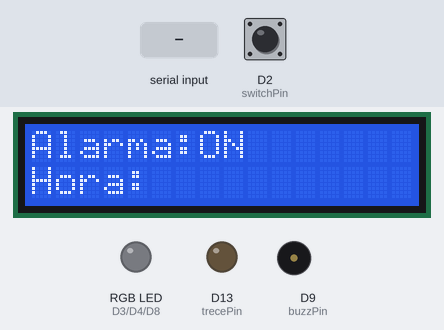
A sketch run on a simulated Arduino MKR. Parts: 16×2 character LCD, an RGB LED mixed from three pins (HIGH = lit), output pins drawn as LEDs (lit = HIGH), buzzer (waves = sounding, pin HIGH). The inputs (shaded band) are chosen by the test bench; at power-on: D2 (switchPin) HIGH. WiFi joins after 1.5 s; servers stay silent unless stated; what the sketch prints to the serial monitor is not drawn.

Above: at 0.8 s.
0.9 s: D2 (switchPin) pulled LOW for 0.15 s
5.5 s: "30/150\n" received over Serial
At 28.8 s:
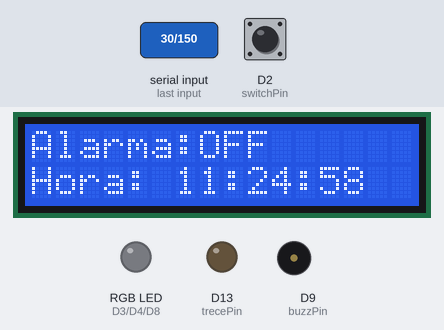
At 30.25 s:
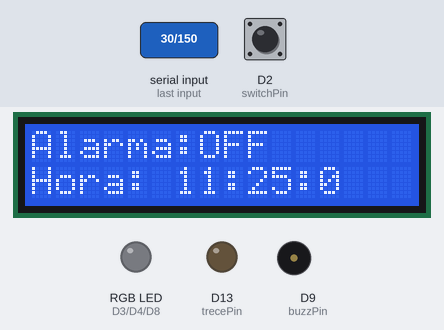
Timing chart, 0 to 30.5 s (numbered marks = the images above; inputs shaded):
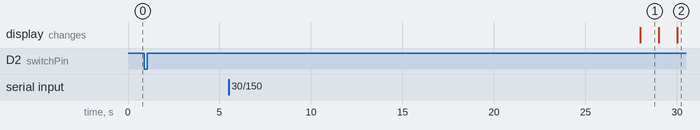

Measured:
- after the input at 5.5 s, the display: changes after 22.5 s (image 1)

The sketch:

alarm_clock_analogico_Unialarma.ino.ino
```cpp
/*
  Funciona con:
  - Pines A0-A5 para LCD
  - Nuevos pines para LED RGB y buzzer
  - Solo una alarma que se repite a diario
  - la librería TimeAlarms solo tiene 6 alarmas
  - Actualiza fecha y hora en Internet
*/

//===== Libraries included ======================================
#include <Time.h>
#include <TimeAlarms.h>
#include <StopWatch.h>
#include <LiquidCrystal.h>
#include <SPI.h>
#include <WiFi101.h>
#include <WiFiUdp.h>
//**************** Predsefined constants  *********************
//................  LED(RGB) pins ..............................
const int redPin = 3;
const int greenPin = 4;
const int bluePin = 8;
//..................  Pin 13 .....................................
const int trecePin = 13;
// ...............  buzzer & switchPin ...................................
const int buzzPin = 9;
const int switchPin = 2;
// -----------------  duty cycle --------------------------------
const int redInt = 254;
const int greenInt = 127;
const int blueInt = 254;
//-------------------  time  ---------------------------------
long unsigned intervalo = 1000;
//*****************  selectable variables *********************
//==================== Variables ===============================
//---------------  date & time -------------------------------
String hh = "";
String mm = "";

// ---------------- working days alarms -----------------------
int alarmHora;
int alarmMinuto;
const int alarmSegundo = 10;
int k = 0;
// -------------   alarms ID ----------------------------------
AlarmId AlDay;
AlarmId syncAviso;
//------------ alarms state -------------------------------------
int alarmIdState;
int volatile alarmEnabled;
//------------------- other time related variables------------------
long unsigned currentMillis;
long unsigned previousMillis;
//------------------ debounce ----------------------------------
long debouncing_time = 15; //Debouncing Time in Milliseconds
volatile unsigned long last_micros;
//--------------  auxiliary -------------------------------------
char c;
String instruct = "";
String input = "";
int primerNumero = 0;
String respuesta = "";
boolean finAjuste = false;
int flag;
String serialData = "";

//--------------  LCD variables  -------------------
//constants for the number of rows and columns in the LCD
const int numRows = 2;
const int numCols = 16;
int count;
// initialize the library with the numbers of the interface pins
LiquidCrystal lcd(A5, A4, A3, A2, A1, A0);
//-------------  object creation   ------------------------------
StopWatch reloj(StopWatch::SECONDS);
//------------  WiFi & Networks ----------------------------
String ssid = "";
String pass = "";
int status = WL_IDLE_STATUS;
int keyIndex = 0;            // your network key Index number (needed only for WEP)
unsigned int localPort = 2390;      // local port to listen for UDP packets
IPAddress timeServer(129, 6, 15, 28); // time.nist.gov NTP server
const int NTP_PACKET_SIZE = 48; // NTP time stamp is in the first 48 bytes of the message
byte packetBuffer[ NTP_PACKET_SIZE]; //buffer to hold incoming and outgoing packets
// A UDP instance to let us send and receive packets over UDP
WiFiUDP Udp;
/*
*/
//*******************  FUNCTIONS ****************************************
// ............. Connect to WiFi LAN  ...............................
void lanConnect(String ssid, String pass) {
  // check for the presence of the shield:
  if (WiFi.status() == WL_NO_SHIELD) {
    Serial.println("WiFi shield not present");
    // don't continue:
    while (true);
  }

  // attempt to connect to Wifi network:
  while ( status != WL_CONNECTED) {
    Serial.print("Attempting to connect to SSID: ");
    Serial.println(ssid);
    // Connect to WPA/WPA2 network. Change this line if using open or WEP network:
    status = WiFi.begin(ssid, pass);
    reloj.start();
    // wait 10 seconds for connection:
    while (reloj.elapsed() <= 10) // this prevents the time from being constantly shown.
    {
      ;
    } reloj.reset();
  }

  Serial.println("Connected to wifi");
  printWifiStatus();
  reloj.start();
  Serial.println("\nStarting connection to server...");
  Udp.begin(localPort);
  while (reloj.elapsed() <= 5) // this prevents the time from being constantly shown.
  { ;
  }
  reloj.reset();
}
// ............. send an NTP request to the time server at the given address ...........
unsigned long sendNTPpacket(IPAddress& address)
{
  // set all bytes in the buffer to 0
  memset(packetBuffer, 0, NTP_PACKET_SIZE);
  // Initialize values needed to form NTP request
  // (see URL above for details on the packets)
  packetBuffer[0] = 0b11100011;   // LI, Version, Mode
  packetBuffer[1] = 0;     // Stratum, or type of clock
  packetBuffer[2] = 6;     // Polling Interval
  packetBuffer[3] = 0xEC;  // Peer Clock Precision
  // 8 bytes of zero for Root Delay & Root Dispersion
  packetBuffer[12]  = 49;
  packetBuffer[13]  = 0x4E;
  packetBuffer[14]  = 49;
  packetBuffer[15]  = 52;
  // all NTP fields have been given values, now
  // you can send a packet requesting a timestamp:
  Udp.beginPacket(address, 123); //NTP requests are to port 123
  Udp.write(packetBuffer, NTP_PACKET_SIZE);
  Udp.endPacket();
}

//............. print info on the network you're attached to.................
void printWifiStatus() {
  // print the SSID of the network you're attached to:
  Serial.print("SSID: ");
  Serial.println(WiFi.SSID());

  // print your WiFi shield's IP address:
  IPAddress ip = WiFi.localIP();
  Serial.print("IP Address: ");
  Serial.println(ip);

  // print the received signal strength:
  long rssi = WiFi.RSSI();
  Serial.print("signal strength (RSSI):");
  Serial.print(rssi);
  Serial.println(" dBm");
}
//............. print info on the network you're attached to.................
void Synchro() {
  Serial.println("Soy una puta Alarma ");
  reloj.start();
  sendNTPpacket(timeServer); // send an NTP packet to a time server
  // wait to see if a reply is available
  while (reloj.elapsed() <= 3) // this prevents the time from being constantly shown.
  {
    ;
  }
  reloj.reset();
  if ( Udp.parsePacket() ) {
    Serial.println("packet received");
    // We've received a packet, read the data from it
    Udp.read(packetBuffer, NTP_PACKET_SIZE); // read the packet into the buffer

    //the timestamp starts at byte 40 of the received packet and is four bytes,
    // or two words, long. First, esxtract the two words:

    unsigned long highWord = word(packetBuffer[40], packetBuffer[41]);
    unsigned long lowWord = word(packetBuffer[42], packetBuffer[43]);
    // combine the four bytes (two words) into a long integer
    // this is NTP time (seconds since Jan 1 1900):
    unsigned long secsSince1900 = highWord << 16 | lowWord;
    Serial.print("Seconds since Jan 1 1900 = " );
    Serial.println(secsSince1900);

    // now convert NTP time into everyday time:
    Serial.print("Unix time = ");
    // Unix time starts on Jan 1 1970. In seconds, that's 2208988800:
    const unsigned long seventyYears = 2208988800UL;
    // subtract seventy years:
    unsigned long epoch = secsSince1900 - seventyYears;
    // print Unix time:
    Serial.println(epoch);
    setTime(epoch);
    int anno = year();
    Serial.printf("The UTC Date is %d-%d-%d\n ", day(), month(), year());
    // print the hour, minute and second:
    Serial.print("The UTC time is ");       // UTC is the time at Greenwich Meridian (GMT)
    Serial.print(hour()); // print the hour (86400 equals secs per day)
    Serial.print(':');
    Serial.print(minute()); // print the minute (3600 equals secs per minute)
    Serial.print(':');
    Serial.println(second()); // print the second
    unsigned long europeanEpoch = epoch + adjustDstEurope(anno);
    setTime(europeanEpoch);
  }
}
//............ function that gives the adjusting seconds towards UTC for the European TZ ...................

int adjustDstEurope(int anyo)
{
  // last sunday of march
  int beginDSTDate =  (31 - (5 * year() / 4 + 4) % 7);
  Serial.println(beginDSTDate);
  int beginDSTMonth = 3;
  //last sunday of october
  int endDSTDate = (31 - (5 * year() / 4 + 1) % 7);
  Serial.println(endDSTDate);
  int endDSTMonth = 10;
  // DST is valid as:
  if (((month() > beginDSTMonth) && (month() < endDSTMonth))
      || ((month() == beginDSTMonth) && (day() >= beginDSTDate))
      || ((month() == endDSTMonth) && (day() <= endDSTDate)))
    return 7200;  // DST europe = utc +2 hour
  else return 3600; // nonDST europe = utc +1 hour
}
//=== function alarm Service : ===========================================
void Alarma() {
  flag = 1;
  reloj.start();
}

void lightAndSound() {
  Serial.printf("Alarma %d, %d \n", 0, flag);
  Serial.println ("Pre-oye como va mi ritmo");
  if (reloj.elapsed() <= 5) {
    digitalWrite(redPin, redInt);
    digitalWrite(trecePin, HIGH);
    analogWrite(buzzPin, 127);
    lcd.setCursor(6, 1);
    lcd.print(hour()); lcd.print(":"); lcd.print(minute()); lcd.print(":"); lcd.print(second());
    Serial.println ("oye como va mi ritmo 1");
  }
  else if (reloj.elapsed() > 5 && reloj.elapsed() <= 7 ) {
    digitalWrite(redPin, redInt / 2); digitalWrite(greenPin, greenInt / 2);
    digitalWrite(trecePin, LOW );
    analogWrite(buzzPin, 0);
    Serial.println ("oye como va mi ritmo 2");
    lcd.setCursor(6, 1);
    lcd.print(hour()); lcd.print(":"); lcd.print(minute()); lcd.print(":"); lcd.print(second()); lcd.print("     ");
  }
  else if (reloj.elapsed() > 7 && reloj.elapsed() <= 12 ) {
    digitalWrite(greenPin, greenInt);
    digitalWrite(redPin, 0);
    analogWrite(buzzPin, 254);
    digitalWrite(trecePin, HIGH);
    Serial.println ("oye como va mi ritmo 3");
    lcd.setCursor(6, 1);
    lcd.print(hour()); lcd.print(":"); lcd.print(minute()); lcd.print(":"); lcd.print(second()); lcd.print("     ");

  }
  else if (reloj.elapsed() > 12 && reloj.elapsed() <= 15 ) {
    digitalWrite(greenPin, greenInt / 2); digitalWrite(bluePin, blueInt / 2);
    digitalWrite(redPin, 0);
    analogWrite(buzzPin, 189);
    digitalWrite(trecePin,  LOW);
    Serial.println ("oye como va mi ritmo 4");
    lcd.setCursor(6, 1);
    lcd.print(hour()); lcd.print(":"); lcd.print(minute()); lcd.print(":"); lcd.print(second()); lcd.print("     ");
  }
  else if (reloj.elapsed() > 15) {
    digitalWrite(trecePin, LOW);
    digitalWrite(greenPin, 0);
    digitalWrite(bluePin, 0);
    digitalWrite(redPin, 0);
    analogWrite(buzzPin, 0);
    Serial.println ("Se acabo, se acabo !");
    reloj.reset();
    flag = 0;
    return;//control returns to main loop.
  }
}

//=== function1 to print the command list:  ===========================
//=== function1 to print the command list:  ===========================
void printHelp1() {
  Serial.println ("*********Instrucciones para WiFi ID***************");
  Serial.println ("1. SSID: Introduzca el digito '1' y luego los caracteres de la SSID (WLAN_A31A p.e.)");
  Serial.print ("WLAN_A31A\t");
  Serial.println ("Termine con un '/' ");
}
//=== function2 to print the command list:  ===========================
void printHelp2() {
  Serial.println ("************Instrucciones WiFi clave WAP2 ******************");
  Serial.print ("2. clave WAP2: Introduzca el digito '2' y luego en orden la clave \t");
  Serial.println ("Termine con un '/' ");
}
//=== function3 to print the command list:  ===========================
void printHelp3() {
  Serial.println ("Instrucciones para ajustes de la alarma");
  Serial.print ("3. Hora e alarma: Introduzca el digito '3' y luego en orden la hora: HH y minutos: MM\t");
  Serial.println ("Termine con un '/' ");
}
//=== function to collect data throgh serial monitor:  ==================
void getEntry(String * devol1, int *devol2) {
  String salida = "";
  // Read any serial input
  while (Serial.available() > 0)
  {
    c = (char) Serial.read();
    Serial.print("input caracter "); Serial.println(c);
    input = input + c; // Read in one char at a time
    //Serial.print("inputagregado "); Serial.println(input);
    // Serial.print("longitud "); Serial.println(input.length());
    //Serial.print("Ultimo character "); Serial.println(input[input.length() - 1]);
    if (input[input.length() - 1] == '/') {
      salida = input.substring(0, input.length() - 1);
      Serial.print("input de salida "); Serial.println(salida);
      input = "";
      *devol1 = salida;
      *devol2 = salida[0] - '0';
      Serial.printf("tipo datos   %d, %d\n", *devol2, salida[0]);
      switch (*devol2) {
        case 1 :
          Serial.print("datos de SSID: "); Serial.println(salida.substring(1, input.length() - 1));
          Serial.flush();
          break;
        case 2 :
          Serial.print("datos de WAP: "); Serial.println(salida.substring(1, input.length() - 1));
          Serial.flush();
          break;
        case 3 :
          Serial.print("alarma dia laborable: "); Serial.println(salida.substring(1, 3) + ":" + salida.substring(3, 5) + ":" + alarmSegundo);
          Serial.flush();
          break;
      }
    }
  }
}
//=== function convert strings to nuneric :  ====================
void stringtoNumber(String instruct) {

  if (instruct.substring(0, 1) == "1") {
    ssid = instruct.substring(1, instruct.length());
    k = 1;
  }
  if (instruct.substring(0, 1) == "2") {
    pass = instruct.substring(1, instruct.length());
    k = 2;
  }
  if (instruct.substring(0, 1) == "3") {
    hh = instruct.substring(1, 3);
    mm = instruct.substring(3, 5);
    alarmHora = hh.toInt();
    alarmMinuto = mm.toInt();
    k = 3;
    AlDay =  Alarm.alarmRepeat( alarmHora, alarmMinuto, 0, Alarma);
  }

  if (k == 3) {// Define end of adjustment, setTime and declare Alarms.
    finAjuste = true;
  }
}

//========================   Install the interrupt routines ======================================.
//---------------------------  debounce ---------------------------------------------------------
void debounceInterrupt() {
  if ((long)(micros() - last_micros) >= debouncing_time * 1000) {
    ServicioBoton();
    last_micros = micros();
  }
}
//----------------------- interrupt service -------------------------------------------------
void ServicioBoton() {
  int alarmStateAnt = alarmEnabled;
  int flagAnt = flag;

  digitalWrite(trecePin, LOW);
  digitalWrite(greenPin, 0);
  digitalWrite(bluePin, 0);
  digitalWrite(redPin, 0);
  analogWrite(buzzPin, 0);
  Serial.println ("Se acabo, se acabo !");
  Serial.printf("Service boton\n"); Serial.printf("alarmEnabled:   %d\n", alarmEnabled);
  if ( alarmStateAnt == 1 && flagAnt == 0) {

    Alarm.disable(AlDay);
    alarmIdState = 0;

    // reloj.stop();
    alarmEnabled = 0;
    return;
  }
  else if ( alarmStateAnt == 0 && flagAnt == 0) {

    Alarm.enable(AlDay);
    alarmIdState = 1;

    //reloj.stop();
    alarmEnabled = 1;
    return;
  }
  else if ( alarmStateAnt == 0 && flagAnt == 1) {

    Alarm.enable(AlDay);
    alarmIdState = 1;
    //reloj.stop();
    alarmEnabled = 1;
    return;
  }
  else if ( alarmStateAnt == 1 && flagAnt == 0) {

    Alarm.enable(AlDay);
    alarmIdState = 0;

    //reloj.stop();
    flag = flagAnt;
    alarmEnabled = 0;
    return;
  }
  else if ( alarmStateAnt == 1 && flagAnt == 1) {

    Alarm.disable(AlDay);
    alarmIdState = 0;

    //reloj.stop();
    alarmEnabled = 0;
    return;
  }
  else {
    return;
  }
}


//---------------- setup ---------------------------------------------
void setup() {
  while (!Serial) {
    ;
  }
  Serial.begin(9600);   // Open serial port (9600 bauds).
  //-------- Define pins modes -----------------------
  pinMode(trecePin, OUTPUT);
  pinMode(redPin, OUTPUT);
  pinMode(greenPin, OUTPUT);
  pinMode(bluePin, OUTPUT);
  digitalWrite(trecePin, LOW);
  digitalWrite(greenPin, 0);
  digitalWrite(redPin, 0);
  digitalWrite(bluePin, 0);
  //----------- LCD ----------------------------------

  attachInterrupt( digitalPinToInterrupt(switchPin), ServicioBoton, RISING);
  alarmEnabled = 1;
  //----------- Enable all alarms ------------------------

  Alarm.enable(AlDay);
  alarmIdState = 1;
  alarmEnabled = 1;
  lcd.begin(numCols, numRows);
  lcd.clear();
  lcd.setCursor(0, 0);
  lcd.print("Alarma: ");
  lcd.setCursor(7, 0);
  lcd.print("ON"); lcd.print("     ");
  // this string is 8characters long
  lcd.setCursor(0, 1);
  lcd.print("Hora: ");
  //---------- connect to internet ------------------

  //----------  Initial screen -----------------------
  printHelp1();
  printHelp2();
  printHelp3();
  Serial.printf ("hora inicial %d: %d: %d y %d-%d-%d\n", hour(), minute(), second(), day(), month(), year());
  Serial.printf ("alarmEnabled %d\n", alarmEnabled);
  pinMode(switchPin, INPUT_PULLUP);
  //----------------  Data Entry (date, time and alarm settings ----------------
  while (finAjuste == false )
  { getEntry(&serialData, &primerNumero);
    stringtoNumber(serialData);
  }
  lanConnect(ssid, pass);
  Synchro();
  Serial.printf(" Hora %d H:%d M:%d S\n", hour(), minute(), second());
  syncAviso = Alarm.alarmRepeat(3, 1, 0, Synchro);
  Serial.printf(" Hora de Alarma %d H:%d M:%d S\n", alarmHora, alarmMinuto, 0);
 }
//---------------- loop ---------------------------------------------

void loop() {
  //----------------  Alarm warning with buzzer an RGB LED --------------------
  if (flag == 1 && alarmEnabled == 1) {
    lightAndSound();
    Serial.printf ("Fecha light & sound: %d-%d-%d. Hora: %d:%d:%d\n", day(), month(), year(), hour(), minute(), second());
    Serial.print("flag state "); Serial.println(flag);
  }

  //----------------------  Others ----------------------------------------------------
  currentMillis = millis();
  if (currentMillis - previousMillis >= intervalo) // this prevents the time from being constantly shown.
  { previousMillis = currentMillis;
    Serial.printf ("Fecha: %d-%d-%d. Hora: %d:%d:%d\n", day(), month(), year(), hour(), minute(), second());
    Serial.printf ("Alarma: %d:%d:%d\n", alarmHora, alarmMinuto,  alarmSegundo);
    Serial.print("flag state "); Serial.println(flag);
    if (alarmEnabled == 1) {
      lcd.setCursor(7, 0);
      lcd.print("ON"); lcd.print("     ");
    }
    else {
      lcd.setCursor(7, 0);
      lcd.print("OFF"); lcd.print("    ");
    }
    lcd.setCursor(6, 1);
    lcd.print(hour()); lcd.print(":"); lcd.print(minute()); lcd.print(":"); lcd.print(second()); lcd.print("     ");

  }
  Alarm.delay(0);

}
```
